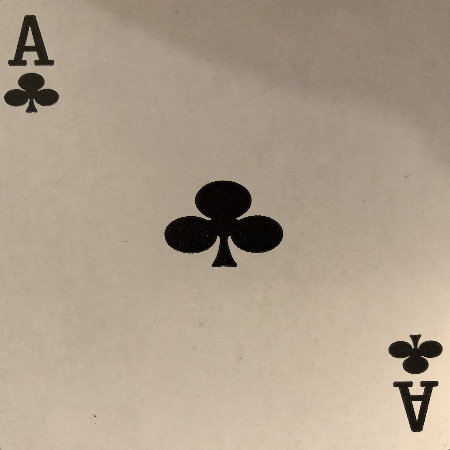
#> input picture trainset/trainning_images/Club of Ace.jpg, 450 x 450 px, given in place of test8.jpg, which was not available
$ python match.py   (Python 2 division)   (older library calls are emulated)
#> lines starting #> are read from the running program, lines starting #| are printed output that depends on the picture; after the words box and inside, x2 and y2 are one past the last pixel; in counts of white or black regions, pixels touching at a corner belong together; pictures that were not available may be replaced by others from this repository, and a replacement may not be noted
#> further down, img is the input picture: shape (450, 450, 3); mean B, G, R 139.5, 157.6, 172.5
import cv2
import numpy as np
from glob import glob


def trainCards():
	print '********************** Start Trainning **********************'

	trainning = {}

	img_mask = 'trainset/trainning_images/*.jpg'
	img_names = glob(img_mask)
	for item in img_names:
		image = cv2.imread(item)
		item_modify = item.split('/')[2].split('.')[0]
		image = cv2.resize(image,(450,450))
   		trainning[item_modify] = preprocessimg(image)
   	print '********************** There are ',len(trainning),' cards are trainned **********************'
   	return trainning

def preprocessimg(img):
	gray = cv2.cvtColor(img,cv2.COLOR_BGR2GRAY)
  	blur = cv2.GaussianBlur(gray,(5,5),0)
  	thresh = cv2.adaptiveThreshold(blur,255,1,1,11,1)
  	return thresh


def rectify(h):
  h = h.reshape((4,2))
  hnew = np.zeros((4,2),dtype = np.float32)

  add = h.sum(1)
  hnew[0] = h[np.argmin(add)]
  hnew[2] = h[np.argmax(add)]

  diff = np.diff(h,axis = 1)
  hnew[1] = h[np.argmin(diff)]
  hnew[3] = h[np.argmax(diff)]

  return hnew


def getCards(im):
	gray = cv2.cvtColor(im,cv2.COLOR_BGR2GRAY)
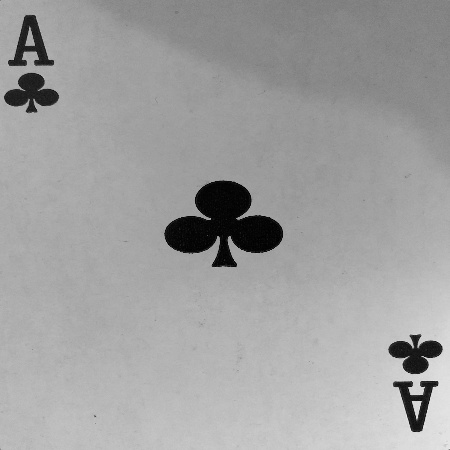
#> gray: shape (450, 450); min 0, max 239, mean 160
	blur = cv2.GaussianBlur(gray,(1,1),1000)
	flag, thresh = cv2.threshold(blur, 120, 255, cv2.THRESH_BINARY)
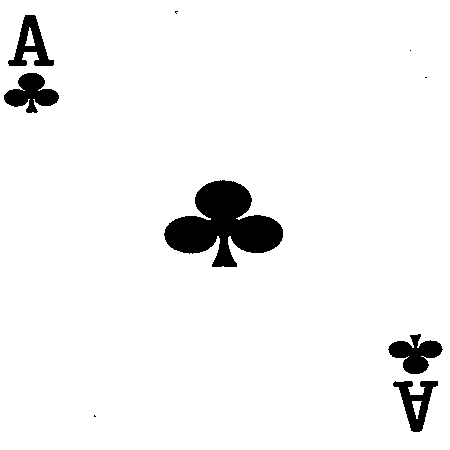
#> thresh: shape (450, 450); 95% white; 9 black regions (4 under 20 px)

	dummy, contours, hierarchy = cv2.findContours(thresh,cv2.RETR_TREE,cv2.CHAIN_APPROX_SIMPLE)
#> contours = 13 contours, 5 with area under 20; largest, box (x1, y1, x2, y2) and area: (0, 0, 450, 450) 201601, (163, 179, 284, 268) 5866, (3, 72, 60, 114) 1326, (387, 333, 444, 375) 1286, (7, 14, 55, 67) 1230, (392, 380, 439, 433) 1186, (25, 27, 35, 46) 82, (412, 401, 422, 419) 77

	contours = sorted(contours, key=cv2.contourArea,reverse=True)


	peri = cv2.arcLength(contours[0],True)
#> peri = 1796
	approx = rectify(cv2.approxPolyDP(contours[0],0.02*peri,True))
#> in rectify, `h = h.reshape((4,2))`: h = [[0, 0], [0, 449], [449, 449], [449, 0]]
#> in rectify, `add = h.sum(1)`: add = [0, 449, 898, 449]
#> in rectify, `diff = np.diff(h,axis = 1)`: diff = [0, 449, 0, -449]
#> approx = [[0, 0], [449, 0], [449, 449], [0, 449]]

	# [4 lines of commented-out code are left out]

	h = np.array([ [0,0],[449,0],[449,449],[0,449] ],np.float32)

	transform = cv2.getPerspectiveTransform(approx,h)
#> transform = [[1, 0, 0], [0, 1, 0], [0, 0, 1]]
#> in preprocessimg, `thresh = cv2.adaptiveThreshold(blur,255,1,1,11,1)`:
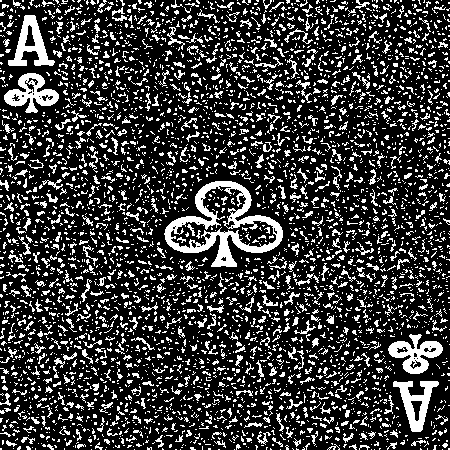
#> thresh: shape (450, 450); 22.7% white in thin lines or dots
#> pass 2 of the loop in trainCards, `for item in img_names:`:
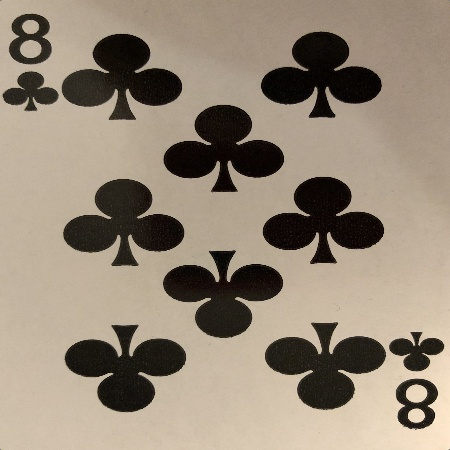
#> input picture trainset/trainning_images/Club of Eight.jpg, 450 x 450 px
#> in trainCards, image is the input picture: shape (450, 450, 3); mean B, G, R 118.9, 135.5, 148.8
#> in preprocessimg (call 3), `blur = cv2.GaussianBlur(gray,(5,5),0)`:
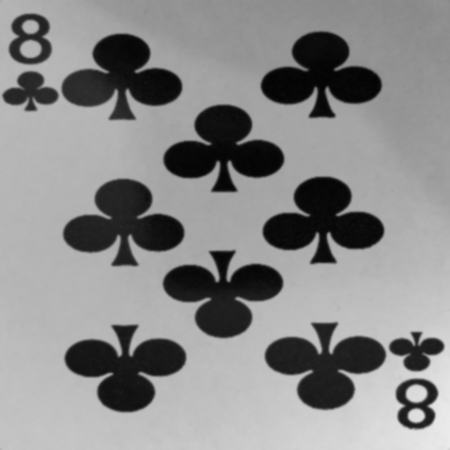
#> blur: shape (450, 450); min 3, max 235, mean 137.5
#> in preprocessimg (call 3), `thresh = cv2.adaptiveThreshold(blur,255,1,1,11,1)`:
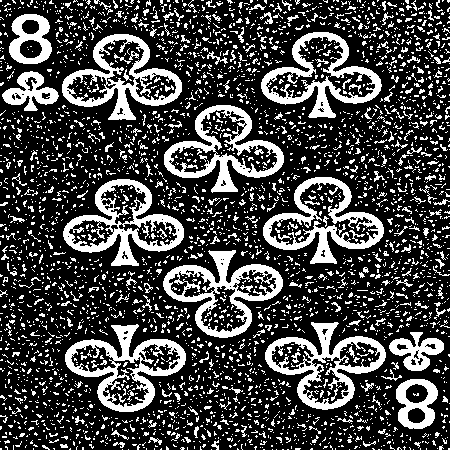
#> thresh: shape (450, 450); 26.8% white; 3503 white regions (3252 under 20 px), largest, box (x1, y1, x2, y2) and area: (63, 179, 184, 266) 3344, (65, 324, 186, 412) 3318, (163, 250, 283, 338) 3293
#> pass 3 of the loop in trainCards, `for item in img_names:`:
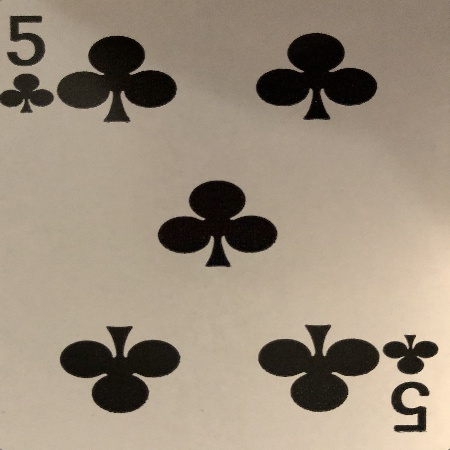
#> input picture trainset/trainning_images/Club of Five.jpg, 450 x 450 px
#> in trainCards, image is the input picture: shape (450, 450, 3); mean B, G, R 123.7, 140.9, 154.8
#> in preprocessimg (call 4), `gray = cv2.cvtColor(img,cv2.COLOR_BGR2GRAY)`:
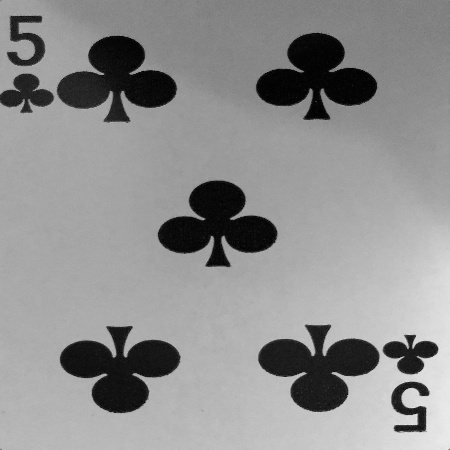
#> gray: shape (450, 450); min 0, max 238, mean 143.1
#> in preprocessimg (call 4), `thresh = cv2.adaptiveThreshold(blur,255,1,1,11,1)`:
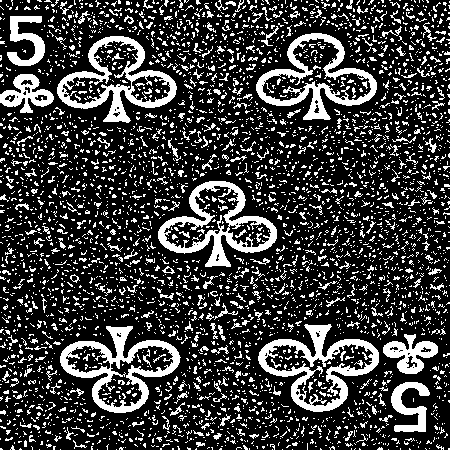
#> thresh: shape (450, 450); 23.4% white; 4016 white regions (3697 under 20 px), largest, box (x1, y1, x2, y2) and area: (258, 324, 379, 412) 3197, (60, 326, 181, 413) 3048, (158, 181, 277, 267) 3024
#> the loop made 4 passes; the first 3 are shown
#| ********************** There are  4  cards are trainned **********************
	warp = cv2.warpPerspective(im,transform,(450,450))

	return warp

def cardDiff(img1, img2):
    image1 = cv2.GaussianBlur(img1,(5,5),5)
    image2 = cv2.GaussianBlur(img2,(5,5),5)
    diff = cv2.absdiff(image1,image2)
    diff = cv2.GaussianBlur(diff,(5,5),5)
    flag, diff = cv2.threshold(diff, 127, 255, cv2.THRESH_BINARY)

    return np.sum(diff)

    '''# Initiate SIFT detector
    #sift = cv2.SIFT()
    sift = cv2.xfeatures2d.SIFT_create()
    # find the keypoints and descriptors with SIFT
    kp1, des1 = sift.detectAndCompute(img1,None)
    kp2, des2 = sift.detectAndCompute(img2,None)
    # BFMatcher with default params
    bf = cv2.BFMatcher()
    matches = bf.knnMatch(des1,des2, k=2)
    # Apply ratio test
    good = []
    for m,n in matches:
        if m.distance < 0.75*n.distance:
            good.append([m])
    return len(good)'''

def matchCards(test_img, train_imgs):
    #test_features = preprocessimg(test_img)
    diff_dic = {}
    for label, train_features in train_imgs.items():
        diff_dic[label] = cardDiff(test_img, train_features)
#> this loop made 4 passes
#> pass 1, in cardDiff, `image1 = cv2.GaussianBlur(img1,(5,5),5)`:
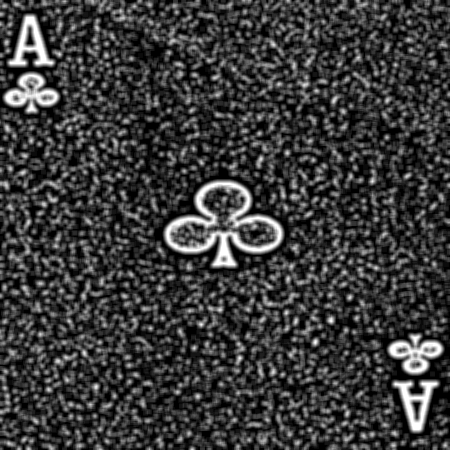
#> image1: shape (450, 450); min 0, max 255, mean 58
#> pass 2, in cardDiff (call 2), `image2 = cv2.GaussianBlur(img2,(5,5),5)`:
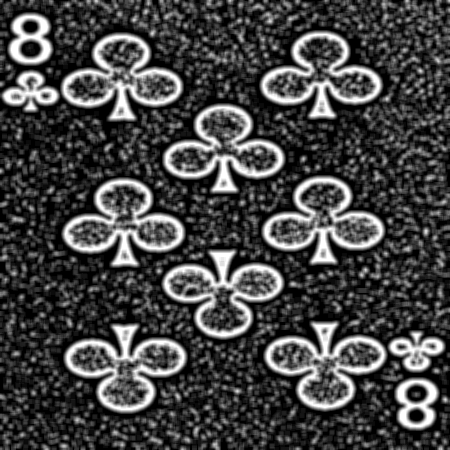
#> image2: shape (450, 450); min 0, max 255, mean 68.4
#> pass 2, in cardDiff (call 2), `diff = cv2.absdiff(image1,image2)`:
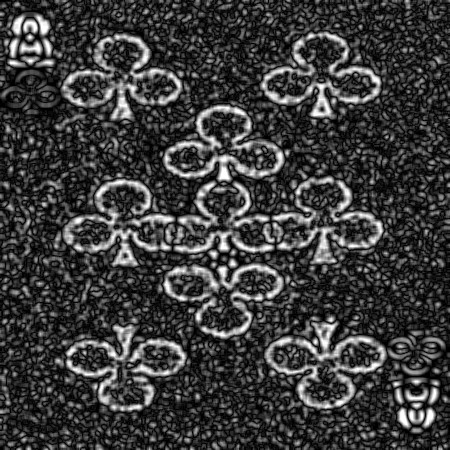
#> diff: shape (450, 450); min 0, max 255, mean 59.6
#> after the loop, diff_dic = {'Club of Ace': 0, 'Club of Eight': 4695315, 'Club of Five': 2714475, 'Club of Four': 3154095}
    return sorted(diff_dic.keys(), key=diff_dic.get, reverse=True)


    '''diff_list = []
    for i, train_features in enumerate(train_imgs.values()):
        diff = cardDiff(train_features, test_features)
        diff_dict[i] = diff
    sorted_d = sorted(d.items(), key=operator.itemgetter(0))
    testsorted_d[0].keys()'''


    #return sorted(training.values(), key=lambda x:imgdiff(x[1],features))[0][0]

img = cv2.imread('trainning_images/test8.jpg')
test_img = preprocessimg(getCards(img))
print matchCards(test_img,trainCards())
#| ['Club of Eight', 'Club of Four', 'Club of Five', 'Club of Ace']
#> pass 2 of the loop in trainCards, `for item in img_names:`:
#> pass 3 of the loop in trainCards, `for item in img_names:`:
#> the loop made 4 passes; the first 3 are shown

cv2.imshow('The card after rotation',test_img)
cv2.imshow('trainset',trainCards()['Diamond of Seven'])
#| ********************** There are  4  cards are trainned **********************
#> (the run stopped early here; a loop or call above may not have finished)
